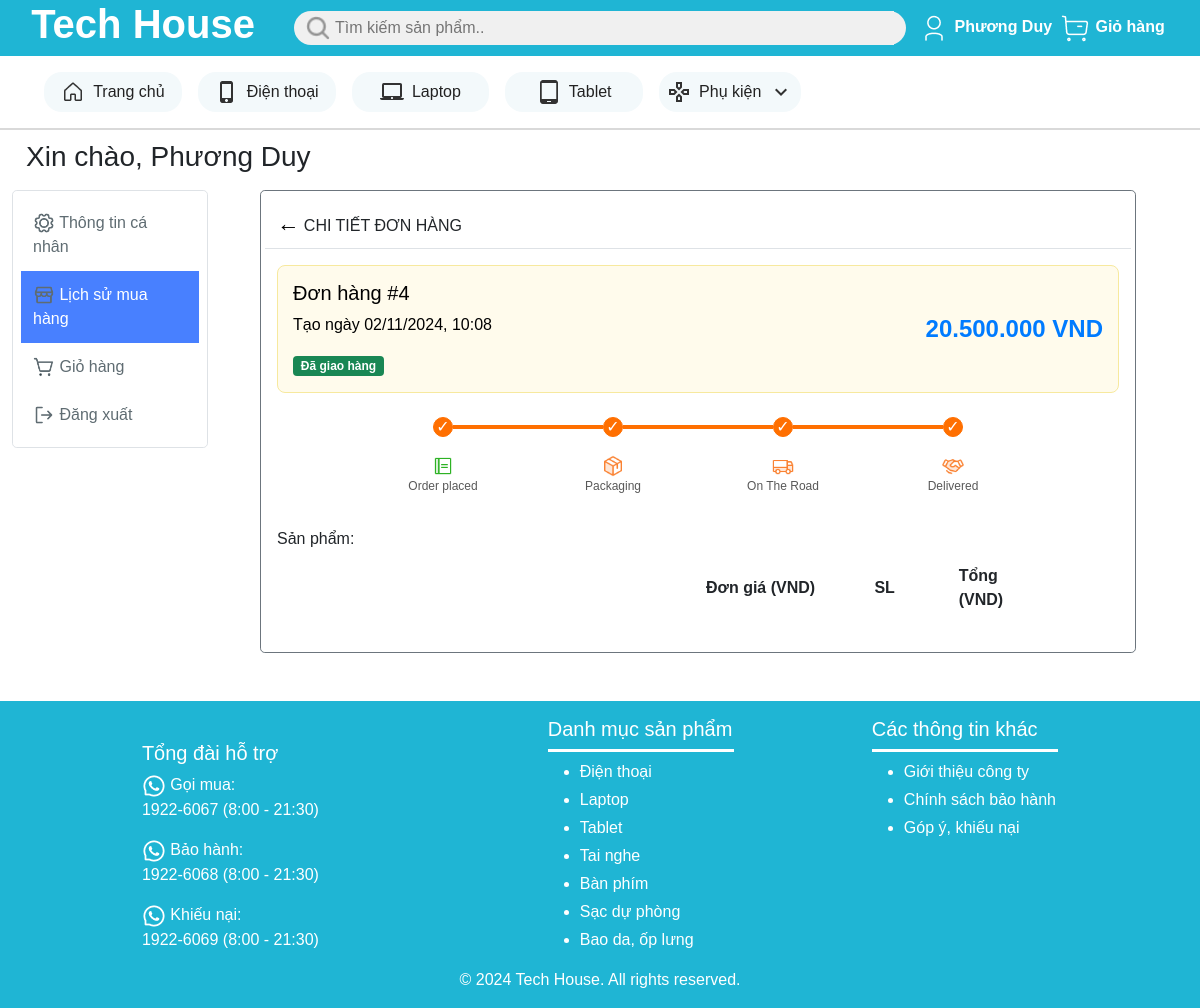
/member/order_history_detail.php?order_id=4 (signed in), run on the app's committed database.
### tables this page shows
create table Don_hang (
    ma_don_hang int primary key auto_increment,
    thanh_vien varchar(25) not null,
    thoi_diem_dat_hang datetime not null,
    thoi_diem_nhan_hang datetime,
    tinh_trang int not null,
     
    tong_gia int not null,

    foreign key (thanh_vien) references Thanh_vien(ten_dang_nhap)
);

### member/order_history_detail.php (the view, shortened to what this page needs)
<?php
$conn = new mysqli('localhost', 'root', '', 'tech_house_db');
$order_id = $_GET['order_id'];
$stmt = "select * from don_hang where ma_don_hang = $order_id";
$result = $conn->query($stmt);
$order = $result->fetch_assoc();
?>
<!DOCTYPE html>
<html lang="en">
<head>
    <link href="https://cdn.jsdelivr.net/npm/bootstrap@5.0.2/dist/css/bootstrap.min.css" rel="stylesheet">
    <link href="../styles/public/custom.css" rel="stylesheet">
    <link href="../styles/member/order_history_detail.css" rel="stylesheet">
</head>
<body>
    <div class="page-wrapper">
        <header>
            <div class="row bg-primary align-items-center">
                <div class="logo col-lg-3 col-4 text-white d-flex justify-content-center align-items-center ps-3">
                    <a href="../index.php" class="text-white">
                        <h1 class="fw-bold">Tech House</h1>
                    </a>
                </div>
                <div class="search-bar col d-flex align-items-center bg-secondary">
                    <img src="../imgs/icons/search.png" alt="search" width="24" height="24">
                    <input type="text" class="search-input bg-secondary border-0" placeholder="Tìm kiếm sản phẩm..">
                </div>
                <div class="login-cart col-lg-3 col-4 d-flex align-items-center justify-content-evenly">
                    <div class="login w-50">
                        <?php
                        if (isset($_SESSION['ten_dang_nhap'])) {
                            echo
                            '<a href="./member/profile.html" class="fw-bold text-white">
                                <img src="../imgs/icons/user.png" alt="user" width="32" height="32">
                                '.$_SESSION['ho_ten'].'</a>';
                        } else {
                            echo
                            '<a href="./login.php" class="fw-bold text-white">
                                <img src="../imgs/icons/user.png" alt="user" width="32" height="32">
                                Đăng nhập
                            </a>';
                        }
                        ?>
                    </div>
                    <div class="cart w-50">
                        <a href="#" class="fw-bold text-white">
                            <img src="../imgs/icons/cart.png" alt="user" width="32" height="32">
                            Giỏ hàng
                        </a>
                    </div>
                </div>
            </div>
            <div class="tabs row justify-content-between align-items-center bg-white p-3 ps-5">
                <div class="tab col">
                    <a href="./product_list.php">
                        <img src="../imgs/icons/house.png" alt="home" width="24" height="24">
                        Trang chủ
                    </a>
                </div>
                <div class="tab col">
                    <a href="./product_list.php?product_type=1">
                        <img src="../imgs/icons/phone_iphone.png" alt="phone" width="24" height="24">
                        Điện thoại
                    </a>
                </div>
                <div class="tab col">
                    <a href="./product_list.php?product_type=0">
                        <img src="../imgs/icons/laptop_mac.png" alt="laptop" width="24" height="24">
                        Laptop
                    </a>
                </div>
                <div class="tab col">
                    <a href="./product_list.php?product_type=2">
                        <img src="../imgs/icons/tablet_android.png" alt="tablet" width="24" height="24">
                        Tablet
                    </a>
                </div>
                <div class="tab col">
                    <a href="./product_list.php?product_type=3">
                        <img src="../imgs/icons/gamepad.png" alt="other" width="24" height="24">
                        Phụ kiện
                        <img src="../imgs/icons/keyboard_arrow_down.png" alt="arrow-down" width="24" height="24">
                    </a>
                </div>
            </div>
        </header>
        <main>
            <div class="hello ps-3 fw-bold">
                <h3>
                    <?php
                    echo 'Xin chào, '.$_SESSION['ho_ten'];
                    ?>
                </h3>
            </div>
            <div class="container-fluid mt-3">
                <div class="d-flex">
                    <nav class="col-md-2 sidebar d-none d-md-block">
                        <div class="sidebar-sticky">
                            <ul class="nav border rounded-3 flex-column">
                                <li class="nav-item">
                                    <a href="./user_info.php">
                                        <img src="../imgs/icons/setting.png" alt="setting" width="22" height="22">
                                        Thông tin cá nhân
                                    </a>
                                </li>
                                <li class="nav-item active">
                                        <?php echo '<a href="./order_history_dashboard.php?username='.$_SESSION['ten_dang_nhap'].'">'?>
                                        <img src="../imgs/icons/order_history.png" alt="order_history" width="22" height="22">
                                        Lịch sử mua hàng
                                    </a>
                                </li>
                                <li class="nav-item">
                                    <a href="#">
                                        <img src="../imgs/icons/shopping_cart.png" alt="shopping_cart" width="22" height="22">
                                        Giỏ hàng
                                    </a>
                                </li>
                                <li class="nav-item">
                                    <a href="#">
                                        <img src="../imgs/icons/log-out.png" alt="log-out" width="22" height="22">
                                        Đăng xuất
                                    </a>
                                </li>
                            </ul>
                        </div>
                    </nav>
                    <div class="col-md-9 ml-sm-auto col-lg-10 px-4">
                        <div class="container mb-5 container-order">
                            <div class="card p-3 border border-secondary rounded-3">
                                <div class="row border-bottom pb-2">
                                    <span class="col-3">
                                        <a href="#" onclick="window.history.back(); return false;" class="order-details-back text-decoration-none">&larr;</a>
                                        CHI TIẾT ĐƠN HÀNG
                                    </span>
                                </div>
                                <div>
                                    <div class="d-flex justify-content-between align-items-center mt-3 order-summary">
                                        <div>
                                            <h5>
                                                <?php
                                                echo 'Đơn hàng #'.$order['ma_don_hang'];
                                                ?>
                                            </h5>
                                            <p>Tạo ngày
                                                <?php
                                                echo date('d/m/Y, H:i', strtotime($order['thoi_diem_dat_hang']));
                                                ?>
                                            </p>
                                            <?php
                                            switch($order['tinh_trang']) {
                                                case 3:
                                                    echo '<span class="badge bg-success">Đã giao hàng</span>';
                                                    break;
                                            }
                                            ?>
                                        </div>
                                        <div class="order-price">
                                            <?php
                                            echo number_format($order['tong_gia'], 0, '', '.').' VND';
                                            ?>
                                        </div>
                                    </div>
                                    <div class="progress-container mt-4 d-none d-md-flex">
                                        <div class="progress-track">
                                            <div class="step active">
                                                <span class="checkmark">&#10003;</span>
                                            </div>
                                            <?php
                                            if ($order['tinh_trang'] > 0 && $order['tinh_trang'] != 4) {
                                                echo '<div class="line active"></div>';
                                                echo '<div class="step active">';
                                                echo '<span class="checkmark">&#10003;</span>';
                                                echo '</div>';
                                            } else {
                                                echo '<div class="line"></div>';
                                                echo '<div class="step"></div>';
                                            }
                                            if ($order['tinh_trang'] > 1 && $order['tinh_trang'] != 4) {
                                                echo '<div class="line active"></div>';
                                                echo '<div class="step active">';
                                                echo '<span class="checkmark">&#10003;</span>';
                                                echo '</div>';
                                            } else {
                                                echo '<div class="line"></div>';
                                                echo '<div class="step"></div>';
                                            }
                                            if ($order['tinh_trang'] > 2 && $order['tinh_trang'] != 4) {
                                                echo '<div class="line active"></div>';
                                                echo '<div class="step active">';
                                                echo '<span class="checkmark">&#10003;</span>';
                                                echo '</div>';
                                            } else {
                                                echo '<div class="line"></div>';
                                                echo '<div class="step"></div>';
                                            }
                                            ?>
                                        </div>
                                        <div class="progress-labels">
                                            <div class="label">
                                                <img src="../imgs/icons/order_placed.png" alt="Order placed" width="22" height="22">
                                                <div class="title">Order placed</div>
                                            </div>
                                            <div class="label">
                                                <img src="../imgs/icons/packaging.png" alt="Packaging" width="22" height="22">
                                                <div class="title">Packaging</div>
                                            </div>
                                            <div class="label">
                                                <img src="../imgs/icons/on_the_road.png" alt="On the road" width="22" height="22">
                                                <div class="title">On The Road</div>
                                            </div>
                                            <div class="label">
                                                <img src="../imgs/icons/delivered.png" alt="Delivered" width="22" height="22">
                                                <div class="title">Delivered</div>
                                            </div>
                                        </div>
                                    </div>
                                </div>
                                <h6 class="mt-4">Sản phẩm:</h6>
                                <table class="table table-borderless">
                                    <thead>
                                        <tr>
                                            <th class="w-50"></th>
                                            <th class="col w-20">Đơn giá (VND)</th>
                                            <th class="col w-10">SL</th>
                                            <th class="col w-10">Tổng (VND)</th>
                                            <?php
                                            if ($order['tinh_trang'] == 3) {
                                                echo '<th class="col w-10"></th>';
                                            }
                                            ?>
                                        </tr>
                                    </thead>
                                </table>
                                </div>
                            </div>
                        </div>
                    </div>
                </div>
            </div>
        <footer class="row bg-primary text-white p-3 justify-content-center">
            <div class="row justify-content-evenly">
                <div class="col-3 pt-4">
                    <h5>Tổng đài hỗ trợ</h5>
                    <div class="phone-wrapper">
                        <img src="../imgs/icons/call_icon.png" alt="phone" width="24" height="24">
                        <span>Gọi mua:</span>
                    </div>
                    <p>1922-6067 (8:00 - 21:30)</p>
                    <div class="phone-wrapper">
                        <img src="../imgs/icons/call_icon.png" alt="phone" width="24" height="24">
                        <span>Bảo hành:</span>
                    </div>
                    <p>1922-6068 (8:00 - 21:30)</p>
                    <div class="phone-wrapper">
                        <img src="../imgs/icons/call_icon.png" alt="phone" width="24" height="24">
                        <span>Khiếu nại:</span>
                    </div>
                    <p>1922-6069 (8:00 - 21:30)</p>
                </div>
                <div class="category col-4">
                    <h5>Danh mục sản phẩm</h5>
                    <ul class="d-flex flex-column gap-1">
                        <li><a href="#">Điện thoại</a></li>
                        <li><a href="#">Laptop</a></li>
                        <li><a href="#">Tablet</a></li>
                        <li><a href="#">Tai nghe</a></li>
                        <li><a href="#">Bàn phím</a></li>
                        <li><a href="#">Sạc dự phòng</a></li>
                        <li><a href="#">Bao da, ốp lưng</a></li>
                    </ul>
                </div>
                <div class="other-info col-4">
                    <h5>Các thông tin khác</h5>
                    <ul class="d-flex flex-column gap-1">
                        <li><a href="#">Giới thiệu công ty</a></li>
                        <li><a href="#">Chính sách bảo hành</a></li>
                        <li><a href="#">Góp ý, khiếu nại</a></li>
                    </ul>
                </div>
            </div>
            <div class="row">
                <p class="text-center m-0">© 2024 Tech House. All rights reserved.</p>
            </div>
        </footer>
</body>
</html>

### data on the page
don_hang: ma_don_hang "4", thoi_diem_dat_hang "02/11/2024, 10:08", tong_gia "20.500.000"

### other printed values
$_SESSION['ho_ten'] "Phương Duy"
